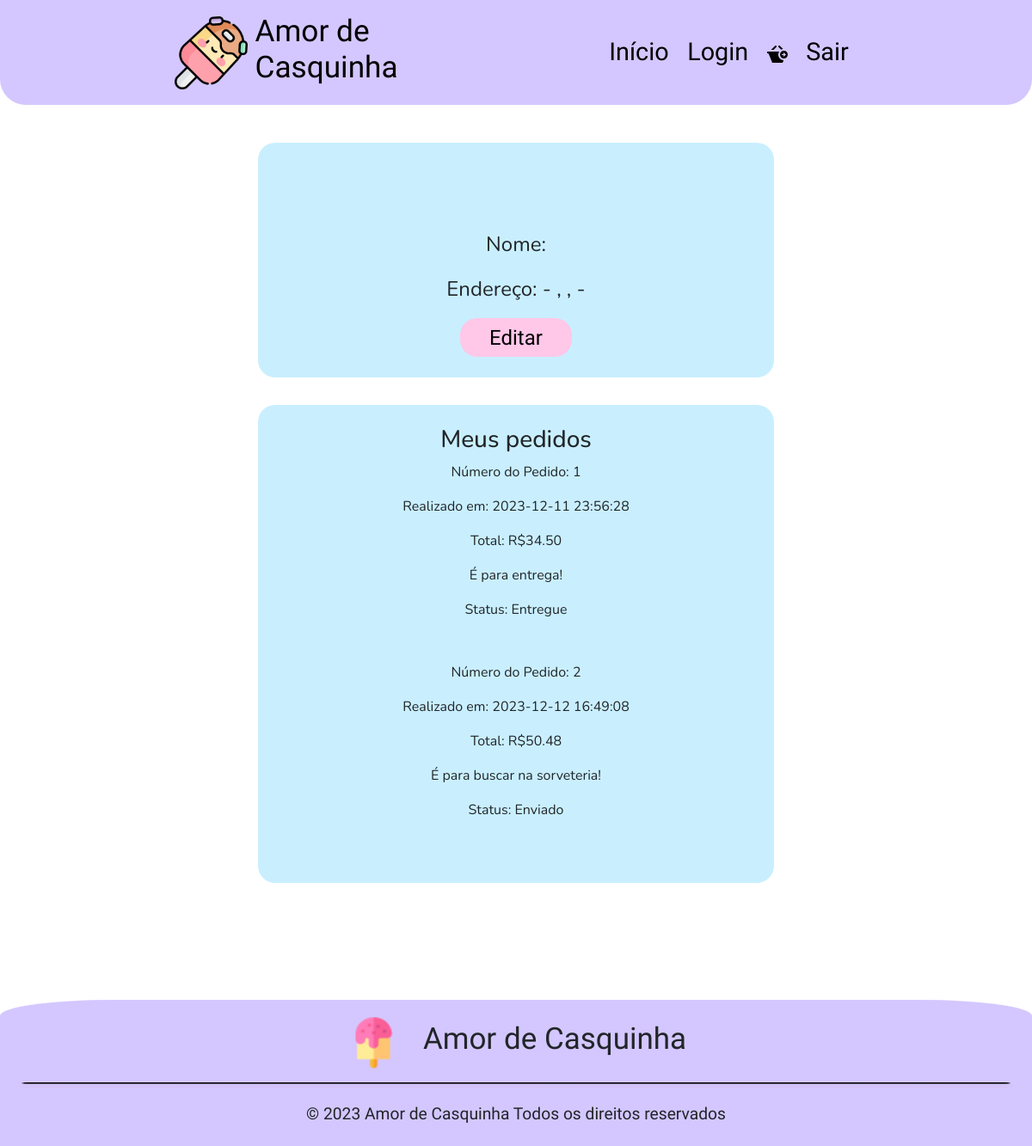
/server/sobre.php (signed in), run on the app's committed database.
### tables this page shows
CREATE TABLE IF NOT EXISTS `tbProdutoPedido` (
	`idProdutoPedido` INT NOT NULL AUTO_INCREMENT,
    `tbPedido_idPedido` INT NOT NULL,
    `tbVariacaoProduto_idProduto` INT NOT NULL,
    `tbVariacaoProduto_idVariacao` INT NOT NULL,
    `quantidade` INT,
    `subTotal` DECIMAL(10 , 2 ),
    PRIMARY KEY (`idProdutoPedido`),
    CONSTRAINT `fk_tbPedido_has_tbProduto_tbPedido1` FOREIGN KEY (`tbPedido_idPedido`)
        REFERENCES `tbPedido` (`idPedido`),
    CONSTRAINT `fk_tbPedido_has_tbProduto_tbProduto1` FOREIGN KEY (`tbVariacaoProduto_idProduto` , `tbVariacaoProduto_idVariacao`)
        REFERENCES `tbVariacaoProduto` (`tbProduto_idProduto`, `idVariacao`)
);

CREATE TABLE IF NOT EXISTS `tbPedido` (
    `idPedido` INT NOT NULL AUTO_INCREMENT,
    `dataPedido` DATETIME,
    `totalPedido` DECIMAL(10 , 2 ),
    `isDelivery` TINYINT DEFAULT 1,
    `statusPedido` VARCHAR(20),
    `tbCliente_idCliente` INT,
    `tbFuncionario_idFuncionario` INT,
    `tbEndereco_idEndereco` INT,
    PRIMARY KEY (`idPedido`),
    CONSTRAINT `fk_tbPedido_tbCliente1` FOREIGN KEY (`tbCliente_idCliente`)
        REFERENCES `tbCliente` (`idCliente`),
    CONSTRAINT `fk_tbPedido_tbFuncionario1` FOREIGN KEY (`tbFuncionario_idFuncionario`)
        REFERENCES `tbFuncionario` (`idFuncionario`),
	CONSTRAINT `fk_tbPedido_tbEndereco1` FOREIGN KEY (`tbEndereco_idEndereco`)
        REFERENCES `tbEndereco` (`idEndereco`)
);

### server/config/getPedidos.php (the view, shortened to what this page needs)
<?php
if(isset($_SESSION["userEmail"]))
{
    include 'config/config.php';
    $email = $_SESSION["userEmail"];
    $recordsLimit = 1000;
    $recordsOffset = 0;
    $stmt = $conn->prepare("CALL SP_PedidoReadByCliente(?, ?, ?)");
    $stmt->bindParam(1, $email);
    $stmt->bindParam(2, $recordsLimit);
    $stmt->bindParam(3, $recordsOffset);
    $stmt->execute();
    if($stmt->rowCount() > 0)
    {
        $result = $stmt->fetchAll(PDO::FETCH_ASSOC);
        $lastPedidoId = 0;
        foreach($result as $row)
        {
            if($row['idPedido'] != $lastPedidoId)
            {
                $lastPedidoId = $row["idPedido"];
                echo '
                <p>Número do Pedido: '.$row['idPedido'].'</p>
                <p>Realizado em: '.$row['dataPedido'].'</p>
                <p>Total: R$'.$row['totalPedido'].'</p>
                <p>'.(($row['isDelivery']==1)?'É para entrega!':'É para buscar na sorveteria!').'</p>
                <p>Status: '.$row['statusPedido'].'</p>
                <hr/>
                ';
            }
        }
    }
    else
    {
        echo '<p>Nenhum pedido realizado ainda!</p>';
    }
}
else
{
    echo 'Não há pedidos para mostrar!';
}
?>

### server/style/CabecalhoRodape.css (style rules this page uses)
:root { --roxo-bebe: #D4C7FF; --Nunito: 'Nunito', sans-serif; --Agbalumo: 'Agbalumo'; }
* { padding: 0; margin: 0; }

### server/style/sobreS.css (style rules this page uses)
:root { --roxo-bebe: #D4C7FF; --Nunito: 'Nunito', sans-serif; --Agbalumo: 'Agbalumo'; --azul-bebe: #C9EFFF; --rosa-bebe: #FFC7E8; --amarelo-bebe: #FFFAC7; --verde-bebe: #E2FFC7; }

### data on the page
tbprodutopedido: tbPedido_idPedido.idPedido "1", tbPedido_idPedido.dataPedido "2023-12-11 23:56:28", tbPedido_idPedido.totalPedido "34.50", shows "É para entrega!", tbPedido_idPedido.statusPedido "Entregue"
tbprodutopedido: tbPedido_idPedido.idPedido "2", tbPedido_idPedido.dataPedido "2023-12-12 16:49:08", tbPedido_idPedido.totalPedido "50.48", shows "É para buscar na sorveteria!", tbPedido_idPedido.statusPedido "Enviado"
